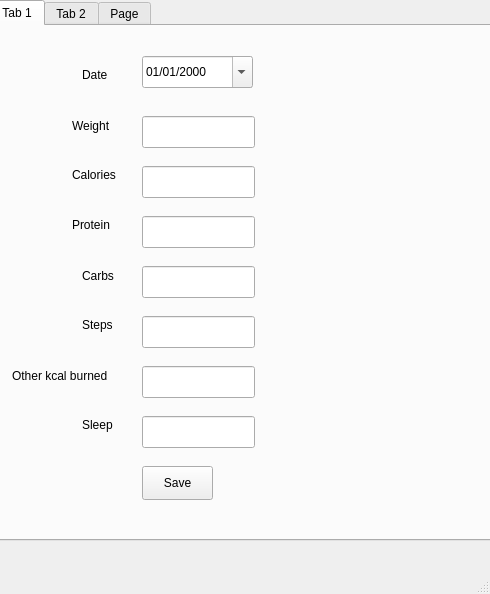
<?xml version="1.0" encoding="UTF-8"?>
<ui version="4.0">
 <class>MainWindow</class>
 <widget class="QMainWindow" name="MainWindow">
  <property name="geometry">
   <rect>
    <x>0</x>
    <y>0</y>
    <width>490</width>
    <height>594</height>
   </rect>
  </property>
  <property name="windowTitle">
   <string>MainWindow</string>
  </property>
  <widget class="QWidget" name="centralwidget">
   <widget class="QTabWidget" name="tabWidget">
    <property name="geometry">
     <rect>
      <x>-10</x>
      <y>0</y>
      <width>501</width>
      <height>541</height>
     </rect>
    </property>
    <property name="inputMethodHints">
     <set>Qt::ImhDigitsOnly</set>
    </property>
    <property name="currentIndex">
     <number>0</number>
    </property>
    <widget class="QWidget" name="input_tab">
     <attribute name="title">
      <string>Tab 1</string>
     </attribute>
     <widget class="QLabel" name="date_label">
      <property name="geometry">
       <rect>
        <x>90</x>
        <y>40</y>
        <width>31</width>
        <height>18</height>
       </rect>
      </property>
      <property name="text">
       <string>Date</string>
      </property>
     </widget>
     <widget class="QLabel" name="calories_label">
      <property name="geometry">
       <rect>
        <x>80</x>
        <y>140</y>
        <width>58</width>
        <height>18</height>
       </rect>
      </property>
      <property name="text">
       <string>Calories</string>
      </property>
     </widget>
     <widget class="QLabel" name="other_kcal_label">
      <property name="geometry">
       <rect>
        <x>20</x>
        <y>340</y>
        <width>121</width>
        <height>20</height>
       </rect>
      </property>
      <property name="text">
       <string>Other kcal burned</string>
      </property>
     </widget>
     <widget class="QLabel" name="protein_label">
      <property name="geometry">
       <rect>
        <x>80</x>
        <y>190</y>
        <width>51</width>
        <height>18</height>
       </rect>
      </property>
      <property name="text">
       <string>Protein</string>
      </property>
     </widget>
     <widget class="QLabel" name="sleep_label">
      <property name="geometry">
       <rect>
        <x>90</x>
        <y>390</y>
        <width>41</width>
        <height>18</height>
       </rect>
      </property>
      <property name="text">
       <string>Sleep</string>
      </property>
     </widget>
     <widget class="QDateEdit" name="date">
      <property name="geometry">
       <rect>
        <x>150</x>
        <y>30</y>
        <width>111</width>
        <height>32</height>
       </rect>
      </property>
      <property name="sizePolicy">
       <sizepolicy hsizetype="Expanding" vsizetype="Fixed">
        <horstretch>0</horstretch>
        <verstretch>0</verstretch>
       </sizepolicy>
      </property>
      <property name="displayFormat">
       <string>MM/dd/yyyy</string>
      </property>
      <property name="calendarPopup">
       <bool>true</bool>
      </property>
     </widget>
     <widget class="QLabel" name="steps_label">
      <property name="geometry">
       <rect>
        <x>90</x>
        <y>290</y>
        <width>41</width>
        <height>18</height>
       </rect>
      </property>
      <property name="text">
       <string>Steps</string>
      </property>
     </widget>
     <widget class="QPushButton" name="save">
      <property name="geometry">
       <rect>
        <x>150</x>
        <y>440</y>
        <width>71</width>
        <height>34</height>
       </rect>
      </property>
      <property name="text">
       <string>Save</string>
      </property>
     </widget>
     <widget class="QLabel" name="weight_label">
      <property name="geometry">
       <rect>
        <x>80</x>
        <y>90</y>
        <width>51</width>
        <height>20</height>
       </rect>
      </property>
      <property name="text">
       <string>Weight</string>
      </property>
     </widget>
     <widget class="QLineEdit" name="weight_input">
      <property name="geometry">
       <rect>
        <x>150</x>
        <y>90</y>
        <width>113</width>
        <height>32</height>
       </rect>
      </property>
     </widget>
     <widget class="QLineEdit" name="calories_input">
      <property name="geometry">
       <rect>
        <x>150</x>
        <y>140</y>
        <width>113</width>
        <height>32</height>
       </rect>
      </property>
      <property name="inputMethodHints">
       <set>Qt::ImhNone</set>
      </property>
     </widget>
     <widget class="QLineEdit" name="protein_input">
      <property name="geometry">
       <rect>
        <x>150</x>
        <y>190</y>
        <width>113</width>
        <height>32</height>
       </rect>
      </property>
     </widget>
     <widget class="QLineEdit" name="other_kcal_input">
      <property name="geometry">
       <rect>
        <x>150</x>
        <y>340</y>
        <width>113</width>
        <height>32</height>
       </rect>
      </property>
     </widget>
     <widget class="QLineEdit" name="steps_input">
      <property name="geometry">
       <rect>
        <x>150</x>
        <y>290</y>
        <width>113</width>
        <height>32</height>
       </rect>
      </property>
     </widget>
     <widget class="QLineEdit" name="sleep_input">
      <property name="geometry">
       <rect>
        <x>150</x>
        <y>390</y>
        <width>113</width>
        <height>32</height>
       </rect>
      </property>
     </widget>
     <widget class="QLineEdit" name="carbs_input">
      <property name="geometry">
       <rect>
        <x>150</x>
        <y>240</y>
        <width>113</width>
        <height>32</height>
       </rect>
      </property>
     </widget>
     <widget class="QLabel" name="carbs_label">
      <property name="geometry">
       <rect>
        <x>90</x>
        <y>240</y>
        <width>41</width>
        <height>20</height>
       </rect>
      </property>
      <property name="text">
       <string>Carbs</string>
      </property>
     </widget>
    </widget>
    <widget class="QWidget" name="snapshot_tab">
     <attribute name="title">
      <string>Tab 2</string>
     </attribute>
     <widget class="QPushButton" name="refresh">
      <property name="geometry">
       <rect>
        <x>10</x>
        <y>50</y>
        <width>71</width>
        <height>23</height>
       </rect>
      </property>
      <property name="text">
       <string>Refresh</string>
      </property>
     </widget>
     <widget class="QTableView" name="snapshot_table">
      <property name="geometry">
       <rect>
        <x>10</x>
        <y>80</y>
        <width>481</width>
        <height>361</height>
       </rect>
      </property>
      <property name="editTriggers">
       <set>QAbstractItemView::NoEditTriggers</set>
      </property>
     </widget>
    </widget>
    <widget class="QWidget" name="calendar_tab">
     <attribute name="title">
      <string>Page</string>
     </attribute>
    </widget>
   </widget>
  </widget>
  <widget class="QMenuBar" name="menubar">
   <property name="geometry">
    <rect>
     <x>0</x>
     <y>0</y>
     <width>490</width>
     <height>30</height>
    </rect>
   </property>
  </widget>
  <widget class="QStatusBar" name="statusbar"/>
 </widget>
 <tabstops>
  <tabstop>tabWidget</tabstop>
  <tabstop>date</tabstop>
  <tabstop>weight_input</tabstop>
  <tabstop>calories_input</tabstop>
  <tabstop>protein_input</tabstop>
  <tabstop>carbs_input</tabstop>
  <tabstop>steps_input</tabstop>
  <tabstop>other_kcal_input</tabstop>
  <tabstop>sleep_input</tabstop>
  <tabstop>save</tabstop>
  <tabstop>snapshot_table</tabstop>
  <tabstop>refresh</tabstop>
 </tabstops>
 <resources/>
 <connections/>
</ui>
